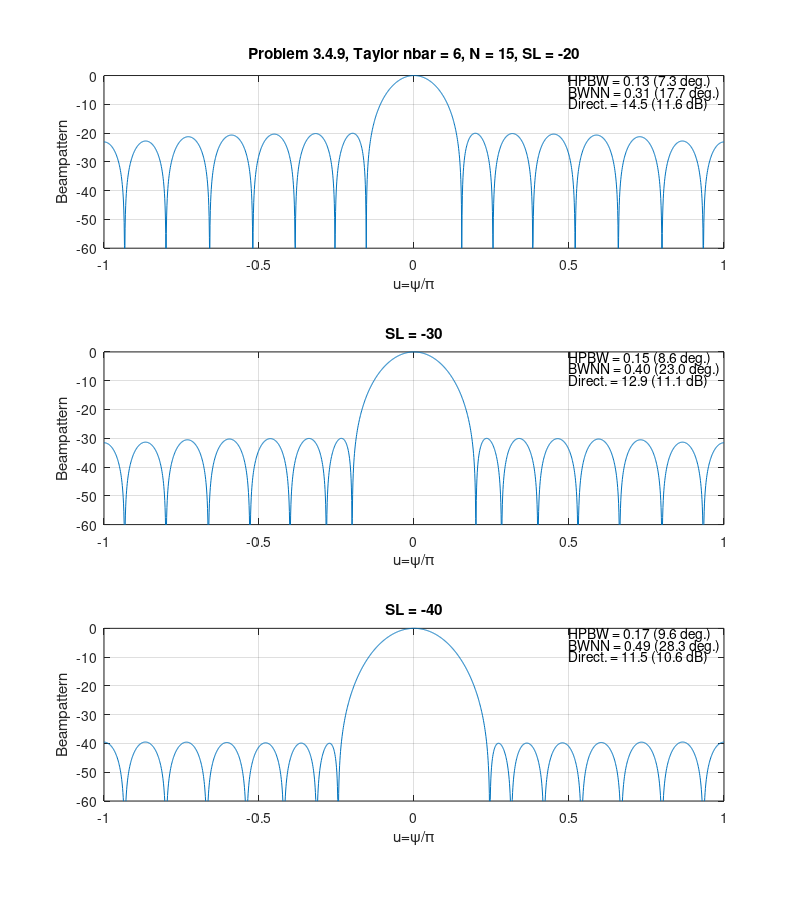
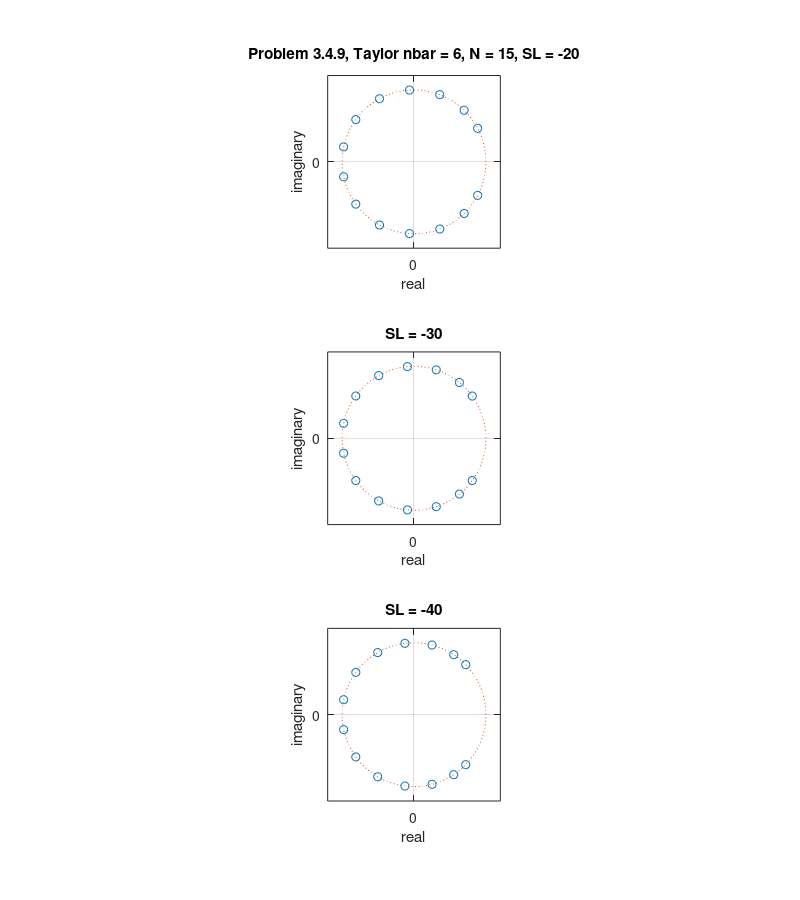

These figures' MATLAB source, in order:
%%%%%%%%%%%%%%%%%%%%%%%%%%%%%%%%
% problem 3.5.9 (revised) (b) Taylor
% K. Bell 10/19/99
% Last Updated 9/02/02 by K. Bell
%%%%%%%%%%%%%%%%%%%%%%%%%%%%%%%%

clear all
close all
N=15;
d=0.5;
D = d*[-(N-1)/2:1:(N-1)/2].';
u = [-1:0.001:1];
v = exp(j*2*pi*D*u);
nu = length(u);
u2 = [0:0.0001:1];
n2 = length(u2);
v2 = exp(j*2*pi*D*u2);

nbar = 6;

SL = [-20 -30 -40];
ss = ['-.';'--';'-b'];

HPBW = zeros(1,3);
HPBWdeg = zeros(1,3);
BWNNdeg = zeros(1,3);
BWNN = zeros(1,3);
DI = zeros(1,3);
DIR = zeros(1,3);
w = zeros(N,3);

for q=1:3
   R = 10^(-SL(q)/20);
   Asq = (acosh(R)/pi)^2;
   if rem(N,2)==0  % even
      psi = (2*pi/N)*[1:1:(N/2)-1].';
      psinbar = (2*pi/N)*nbar*sqrt((Asq+[0.5:1:nbar-1.5].^2).'/(Asq+(nbar-0.5).^2));
      psin = [psinbar;psi(nbar:(N/2)-1)];
      psit = [psin;-psin;-pi];
   else % odd
      psi = (2*pi/N)*[1:1:(N-1)/2].';
      psinbar = (2*pi/N)*nbar*sqrt((Asq+[0.5:1:nbar-1.5].^2).'/(Asq+(nbar-0.5).^2));
      psin = [psinbar;psi(nbar:(N-1)/2)];
      psit = [psin;-psin];
   end
   z = exp(j*psit);
   wt = poly(z).';
   
   w(:,q) = wt/sum(wt);
   Bd = w(:,q)'*v;
   figure(1)
   subplot(3,1,q)
   plot(u,10*log10(abs(Bd).^2))
   xlabel('u=\psi/\pi')
   ylabel('Beampattern')
   if q==1
      title(['Problem 3.4.9, Taylor nbar = 6, N = ' int2str(N) ', SL = ' num2str(SL(q))])
   else
      title(['SL = ' num2str(SL(q))])
   end
   
   axis([-1 1 -60 0])
   
   B2 = real(w(:,q)'*v2);
   g = find(B2<1/sqrt(2));
   HPBW  = 2*u2(min(g));
   HPBWdeg = 2*(90-acos(HPBW/2)*180/pi);
   
   [b,g] = find(abs(B2(2:n2-1))<abs(B2(1:n2-2))&abs(B2(2:n2-1))<abs(B2(3:n2)));
   gmin = min(g);
   NULL = u2(gmin);
   Ndeg = 90-acos(NULL)*180/pi;
   BWNN = 2*NULL;
   BWNNdeg = 2*Ndeg;
   
   DIR = 1/abs(w(:,q)'*w(:,q));
   DI = 10*log10(DIR);
   hold on
   text(0.5,-2,['HPBW = ' sprintf('%1.2f',HPBW) ' (' sprintf('%1.1f',HPBWdeg) ' deg.)']);
   text(0.5,-6,['BWNN = ' sprintf('%1.2f',BWNN) ' (' sprintf('%1.1f',BWNNdeg) ' deg.)']);
   text(0.5,-10,['Direct. = ' sprintf('%1.1f',DIR) ' (' sprintf('%1.1f',DI) ' dB)']);
   hold off
   grid on
   
   % zeros
   t=[0:0.01:1]*2*pi;
   x=cos(t);
   y=sin(t);
   figure(2)
   subplot(3,1,q)
   plot(real(z),imag(z),'o')
   hold on
   plot(x,y,':')
   hold off
   set(gca,'XTick',[0])
   set(gca,'YTick',[0])
   if q==1
      title(['Problem 3.4.9, Taylor nbar = 6, N = ' int2str(N) ', SL = ' num2str(SL(q))])
   else
      title(['SL = ' num2str(SL(q))])
   end
   
   axis('square')
   axis([-1.2 1.2 -1.2 1.2])
   xlabel('real')
   ylabel('imaginary')
   grid on
   
end

real(w)

set(1,'Paperposition',[0.25 1 8 9])
set(2,'Paperposition',[0.25 1 8 9])
